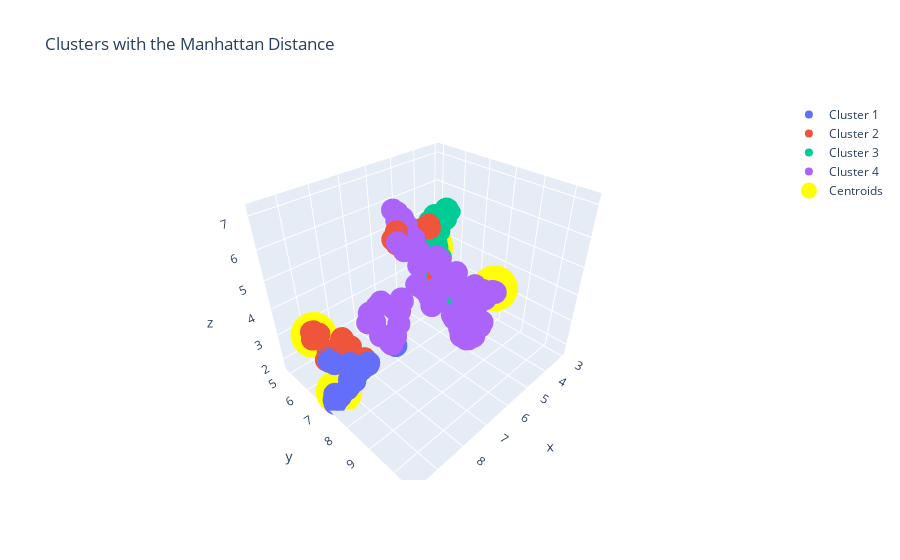

The notebook cell this image was saved under:
### Code cell
fit = umap.UMAP(n_neighbors=14,min_dist=0.1,n_components=3,metric='manhattan', random_state=42)
p3_umap = fit.fit_transform(portfolio3)

# Visualising the clusters

fig = go.Figure()

fig.add_trace(go.Scatter3d(x=p3_umap[clusters[0], 0], y=p3_umap[clusters[0], 1], z=p3_umap[clusters[0], 2], name='Cluster 1', mode='markers'))
fig.add_trace(go.Scatter3d(x=p3_umap[clusters[1], 0], y=p3_umap[clusters[1], 1], z=p3_umap[clusters[1], 2], name='Cluster 2', mode='markers'))
fig.add_trace(go.Scatter3d(x=p3_umap[clusters[2], 0], y=p3_umap[clusters[2], 1], z=p3_umap[clusters[2], 2], name='Cluster 3', mode='markers'))
fig.add_trace(go.Scatter3d(x=p3_umap[clusters[3], 0], y=p3_umap[clusters[3], 1], z=p3_umap[clusters[3], 2], name='Cluster 4', mode='markers'))
#comment the lines if you chose less clusters
#add more lines if you chose more clusters

fig.add_trace(go.Scatter3d(x=p3_umap[medoids,0], y=p3_umap[medoids,1],z=p3_umap[medoids,2], name='Centroids', 
                         mode='markers', marker_color="rgb(255,255,0)", marker=dict(size=16)))

fig.update_layout(title='Clusters with the Manhattan Distance')

fig.show()
